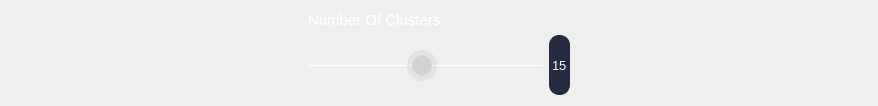
          <widget class="QWidget" name="agglomerativePage">
           <layout class="QHBoxLayout" name="horizontalLayout_3">
            <item>
             <spacer name="horizontalSpacer_9">
              <property name="orientation">
               <enum>Qt::Horizontal</enum>
              </property>
              <property name="sizeHint" stdset="0">
               <size>
                <width>297</width>
                <height>20</height>
               </size>
              </property>
             </spacer>
            </item>
            <item>
             <layout class="QGridLayout" name="secondSliderContainer_5" rowstretch="50,50" columnstretch="80,5">
              <item row="0" column="0">
               <widget class="QLabel" name="nClustersSliderLabel">
                <property name="font">
                 <font>
                  <family>Microsoft Sans Serif</family>
                  <pointsize>11</pointsize>
                 </font>
                </property>
                <property name="styleSheet">
                 <string notr="true">color: rgb(255, 255, 255)</string>
                </property>
                <property name="text">
                 <string>Number Of Clusters</string>
                </property>
                <property name="alignment">
                 <set>Qt::AlignBottom|Qt::AlignLeading|Qt::AlignLeft</set>
                </property>
               </widget>
              </item>
              <item row="1" column="0">
               <widget class="QSlider" name="nClustersSlider">
                <property name="sizePolicy">
                 <sizepolicy hsizetype="Expanding" vsizetype="Preferred">
                  <horstretch>0</horstretch>
                  <verstretch>0</verstretch>
                 </sizepolicy>
                </property>
                <property name="styleSheet">
                 <string notr="true">QSlider:horizontal {
    min-height: 60px;
}
QSlider::groove:horizontal {
    height: 1px;
    background: white; 
}
QSlider::handle:horizontal {
    width: 30px;
    margin-top: -15px;
    margin-bottom: -15px;
    border-radius: 15px;
    background: qradialgradient(spread:reflect, cx:0.5, cy:0.5, radius:0.5, fx:0.5, fy:0.5, stop:0.6 rgba(210, 210, 210, 255), stop:0.7 rgba(210, 210, 210, 100));
}
QSlider::handle:horizontal:hover {
    background: qradialgradient(spread:reflect, cx:0.5, cy:0.5, radius:0.5, fx:0.5, fy:0.5, stop:0.6 rgba(255, 255, 255, 255), stop:0.7 rgba(255, 255, 255, 100));
}</string>
                </property>
                <property name="minimum">
                 <number>1</number>
                </property>
                <property name="maximum">
                 <number>30</number>
                </property>
                <property name="value">
                 <number>15</number>
                </property>
                <property name="orientation">
                 <enum>Qt::Horizontal</enum>
                </property>
               </widget>
              </item>
              <item row="1" column="1">
               <widget class="QLineEdit" name="nClustersSliderValue">
                <property name="sizePolicy">
                 <sizepolicy hsizetype="Expanding" vsizetype="Preferred">
                  <horstretch>0</horstretch>
                  <verstretch>0</verstretch>
                 </sizepolicy>
                </property>
                <property name="font">
                 <font>
                  <family>Microsoft Sans Serif</family>
                  <pointsize>10</pointsize>
                 </font>
                </property>
                <property name="styleSheet">
                 <string notr="true">QLineEdit {
background-color: #252a41;
border: 0;
border-radius: 10px;
color: #fff;
}</string>
                </property>
                <property name="text">
                 <string>15</string>
                </property>
                <property name="alignment">
                 <set>Qt::AlignCenter</set>
                </property>
               </widget>
              </item>
             </layout>
            </item>
            <item>
             <spacer name="horizontalSpacer_11">
              <property name="orientation">
               <enum>Qt::Horizontal</enum>
              </property>
              <property name="sizeHint" stdset="0">
               <size>
                <width>297</width>
                <height>20</height>
               </size>
              </property>
             </spacer>
            </item>
           </layout>
          </widget>
